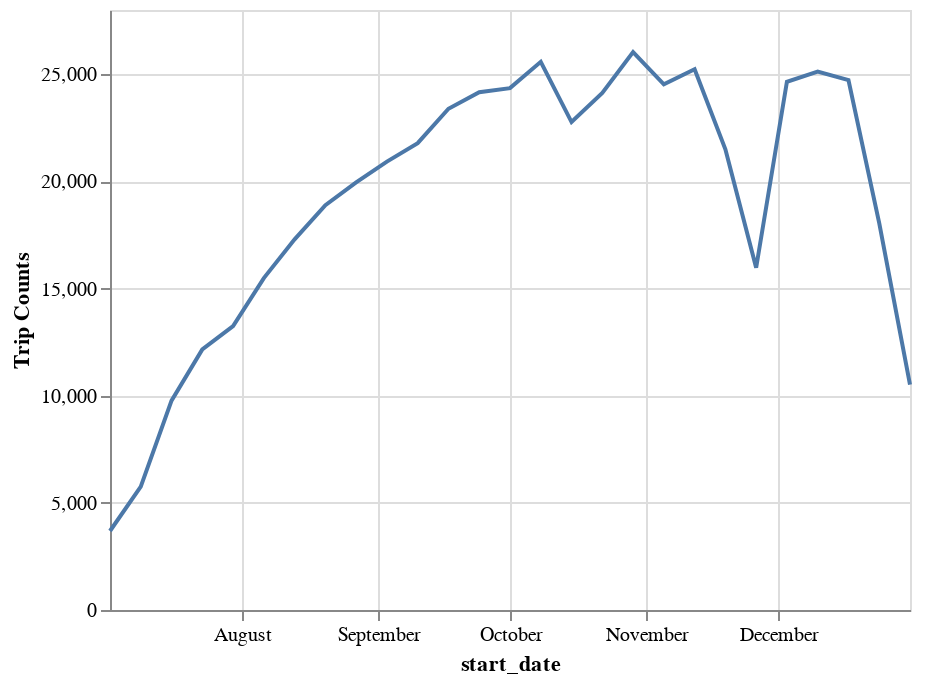

Notebook code cell kept with this figure:
### Code cell
alt.Chart(ridesbyweek).mark_line().encode(
    x='start_date',
    y=alt.Y('trip_id', title = "Trip Counts")
)

### Figure 1 — Vega-Lite specification as saved in the notebook (floating-point values rounded to 4 significant figures)
{"config": {"view": {"continuousWidth": 400, "continuousHeight": 300}}, "data": {"name": "data-27c9bf933b65bc490084c541c7bbe621"}, "mark": "line", "encoding": {"x": {"type": "temporal", "field": "start_date"}, "y": {"type": "quantitative", "field": "trip_id", "title": "Trip Counts"}}, "$schema": "https://vega.github.io/schema/vega-lite/v4.8.1.json", "datasets": {"data-27c9bf933b65bc490084c541c7bbe621": [{"start_date": "2017-07-02T00:00:00+00:00", "trip_id": 3687}, {"start_date": "2017-07-09T00:00:00+00:00", "trip_id": 5756}, {"start_date": "2017-07-16T00:00:00+00:00", "trip_id": 9769}, {"start_date": "2017-07-23T00:00:00+00:00", "trip_id": 12159}, {"start_date": "2017-07-30T00:00:00+00:00", "trip_id": 13251}, {"start_date": "2017-08-06T00:00:00+00:00", "trip_id": 15490}, {"start_date": "2017-08-13T00:00:00+00:00", "trip_id": 17300}, {"start_date": "2017-08-20T00:00:00+00:00", "trip_id": 18888}, {"start_date": "2017-08-27T00:00:00+00:00", "trip_id": 19952}, {"start_date": "2017-09-03T00:00:00+00:00", "trip_id": 20925}, {"start_date": "2017-09-10T00:00:00+00:00", "trip_id": 21789}, {"start_date": "2017-09-17T00:00:00+00:00", "trip_id": 23391}, {"start_date": "2017-09-24T00:00:00+00:00", "trip_id": 24161}, {"start_date": "2017-10-01T00:00:00+00:00", "trip_id": 24355}, {"start_date": "2017-10-08T00:00:00+00:00", "trip_id": 25582}, {"start_date": "2017-10-15T00:00:00+00:00", "trip_id": 22771}, {"start_date": "2017-10-22T00:00:00+00:00", "trip_id": 24128}, {"start_date": "2017-10-29T00:00:00+00:00", "trip_id": 26040}, {"start_date": "2017-11-05T00:00:00+00:00", "trip_id": 24533}, {"start_date": "2017-11-12T00:00:00+00:00", "trip_id": 25233}, {"start_date": "2017-11-19T00:00:00+00:00", "trip_id": 21500}, {"start_date": "2017-11-26T00:00:00+00:00", "trip_id": 15971}, {"start_date": "2017-12-03T00:00:00+00:00", "trip_id": 24652}, {"start_date": "2017-12-10T00:00:00+00:00", "trip_id": 25124}, {"start_date": "2017-12-17T00:00:00+00:00", "trip_id": 24727}, {"start_date": "2017-12-24T00:00:00+00:00", "trip_id": 18054}, {"start_date": "2017-12-31T00:00:00+00:00", "trip_id": 10512}]}}
